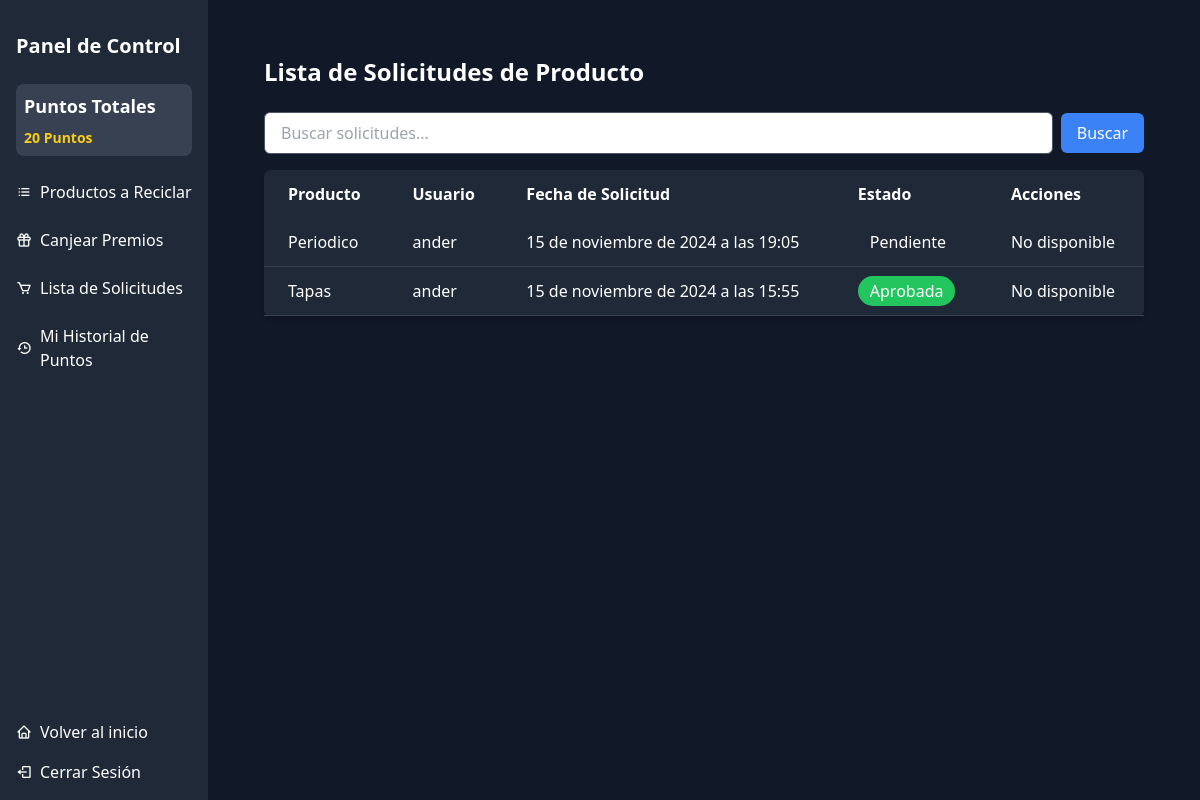
/dashboard/product-requests/ (signed in), run on the app's committed database.
### core/dashboard/models.py (models this page shows, shortened)
class ProductRequest(models.Model):
    STATUS_CHOICES = [
        ('PENDING', 'Pendiente'),
        ('APPROVED', 'Aprobada'),
        ('DENIED', 'Denegada'),
    ]
    user = models.ForeignKey(
        settings.AUTH_USER_MODEL,
        on_delete=models.CASCADE,
        related_name="product_requests"
    )
    product = models.ForeignKey(
        Product,
        on_delete=models.CASCADE,
        related_name="requests"
    )
    status = models.CharField(
        max_length=10,
        choices=STATUS_CHOICES,
        default='PENDING'
    )
    points_assigned = models.PositiveIntegerField(default=0, blank=True)
    created_at = models.DateTimeField(auto_now_add=True)
    updated_at = models.DateTimeField(auto_now=True)
    reviewed_by = models.ForeignKey(
        settings.AUTH_USER_MODEL,
        on_delete=models.SET_NULL,
        null=True,
        blank=True,
        related_name="reviewed_requests"
    )
    class Meta:
        verbose_name = 'Solicitud de Producto'
        verbose_name_plural = 'Solicitudes de Producto'

class Product(models.Model):
    name = models.CharField(max_length=50, unique=True)
    description = models.TextField()
    image = models.ImageField(upload_to='products/', validators=[validate_image_extension])
    created_at = models.DateTimeField(auto_now_add=True)
    updated_at = models.DateTimeField(auto_now=True)
    units = models.ForeignKey(Units, on_delete=models.CASCADE, related_name="products")
    category = models.ForeignKey(Category, on_delete=models.CASCADE, related_name="products")
    is_active = models.BooleanField(default=True)
    created_by = models.ForeignKey(
        settings.AUTH_USER_MODEL,
        on_delete=models.SET_NULL,
        null=True,
        blank=True,
        related_name="created_products"
    )
    updated_by = models.ForeignKey(
        settings.AUTH_USER_MODEL,
        on_delete=models.SET_NULL,
        null=True,
        blank=True,
        related_name="updated_products"
    )
    class Meta:
        verbose_name = 'Producto'
        verbose_name_plural = 'Productos'

### core/security/models.py (models this page shows, shortened)
class User(AbstractUser):
    email = models.EmailField(_('email address'), unique=True)
    is_admin = models.BooleanField(default=False, help_text="Indica si el usuario es un administrador.")
    phone_number = models.CharField(max_length=10, blank=True, help_text="Número de teléfono del usuario.")
    address = models.CharField(max_length=255, blank=True, help_text="Dirección del usuario.")
    date_of_birth = models.DateField(null=True, blank=True, help_text="Fecha de nacimiento del usuario.")
    gender = models.CharField(
        max_length=10,
        choices=[('M', 'Masculino'), ('F', 'Femenino'), ('O', 'Otro')],
        blank=True,
        help_text="Género del usuario."
    )
    profile_image = models.ImageField(
        upload_to='profile_img/',
        null=True,
        blank=True,
        help_text="Imagen de perfil del usuario.",
        validators=[validate_image_extension]
    )
    ROLE_CHOICES = [
        ('USER', 'Usuario'),
        ('ADMIN', 'Administrador'),
    ]
    role = models.CharField(
        max_length=6,
        choices=ROLE_CHOICES,
        default='USER',
        help_text="Rol del usuario."
    )
    USERNAME_FIELD = 'username'
    REQUIRED_FIELDS = ['email', 'first_name', 'last_name']
    groups = models.ManyToManyField(Group, related_name='security_user_set', blank=True)
    user_permissions = models.ManyToManyField('auth.Permission', related_name='security_user_set', blank=True)

### core/dashboard/views/point.py (the view)
# urls.py: path('product-requests/', point.ProductRequestListView.as_view(), name='product_requests_list'),
class ProductRequestListView(ListView):
    model = ProductRequest
    template_name = "core/points/product_requests.html"
    context_object_name = "requests"
    def get_queryset(self):
        user = self.request.user
        if user.is_superuser:
            return ProductRequest.objects.all().order_by('-created_at')
        else:
            return ProductRequest.objects.filter(user=user).order_by('-created_at')

### core/dashboard/context_processors.py (called while the page is built)
def total_points(request):
    if request.user.is_authenticated:
        total_points = Points.objects.filter(user=request.user).aggregate(total=models.Sum('number'))['total'] or 0
        total_history_points = PointHistory.objects.filter(user=request.user).aggregate(total=models.Sum('points'))['total'] or 0
        total_points = total_history_points
    else:
        total_points = 0
    return {'total_points': total_points}

### templates/core/points/product_requests.html (shortened to what this page needs)
{% extends 'components/base_dash.html' %}
{% block content %}
    <div class="container mx-auto p-6">
        <h2 class="text-2xl font-bold mb-6">Lista de Solicitudes de Producto</h2>
        <div class="mb-4">
            <form method="get" action="{% url 'dashboard:product_requests_list' %}" class="flex items-center">
                <input type="text" name="q" value="{{ request.GET.q }}" placeholder="Buscar solicitudes..." class="form-input px-4 py-2 rounded-md w-full border border-gray-600">
                <button type="submit" class="ml-2 bg-blue-500 text-white px-4 py-2 rounded-md hover:bg-blue-600">
                    Buscar
                </button>
            </form>
        </div>
        <table class="min-w-full bg-gray-800 text-white rounded-md shadow-md">
            <thead>
                <tr>
                    <th class="py-3 px-6 text-left">Producto</th>
                    <th class="py-3 px-6 text-left">Usuario</th>
                    <th class="py-3 px-6 text-left">Fecha de Solicitud</th>
                    <th class="py-3 px-6 text-left">Estado</th>
                    <th class="py-3 px-6 text-left">Acciones</th>
                </tr>
            </thead>
            <tbody>
                {% for request in requests %}
                    <tr class="border-b border-gray-700">
                        <td class="py-3 px-6">{{ request.product.name }}</td>
                        <td class="py-3 px-6">{{ request.user.username }}</td>
                        <td class="py-3 px-6">{{ request.created_at }}</td>
                        <td class="py-3 px-6">
                            <span class="px-3 py-1 rounded-full
                                {% if request.status == 'APPROVED' %} bg-green-500 text-white {% endif %}
                                {% if request.status == 'DENIED' %} bg-red-500 text-white {% endif %}">
                                {{ request.get_status_display }}
                            </span>
                        </td>
                        <td class="py-3 px-6">
                            {% if user.is_superuser %}
                                <form method="post" action="{% url 'dashboard:product_request_action' request.id %}" class="inline-block">
                                    {% csrf_token %}
                                    <button type="submit" name="action" value="approve" class="text-green-500 hover:text-green-600 mr-4">
                                        Aprobar
                                    </button>
                                    <button type="submit" name="action" value="deny" class="text-red-500 hover:text-red-600">
                                        Denegar
                                    </button>
                                    <input type="number" name="points" value="0" min="0" class="ml-2 p-1 text-black border border-gray-600 rounded-md w-16">
                                </form>
                            {% else %}
                                No disponible
                            {% endif %}
                        </td>
                    </tr>
                {% empty %}
                    <tr>
                        <td colspan="5" class="py-3 px-6 text-center">No hay solicitudes disponibles</td>
                    </tr>
                {% endfor %}
            </tbody>
        </table>
    </div>
{% endblock %}

### data on the page
ProductRequest: product.name "Periodico", user.username "ander", created_at "15 de noviembre de 2024 a las 19:05", status "Pendiente"
ProductRequest: product.name "Tapas", user.username "ander", created_at "15 de noviembre de 2024 a las 15:55", status "Aprobada"

### other printed values
{{ total_points }} "20"
